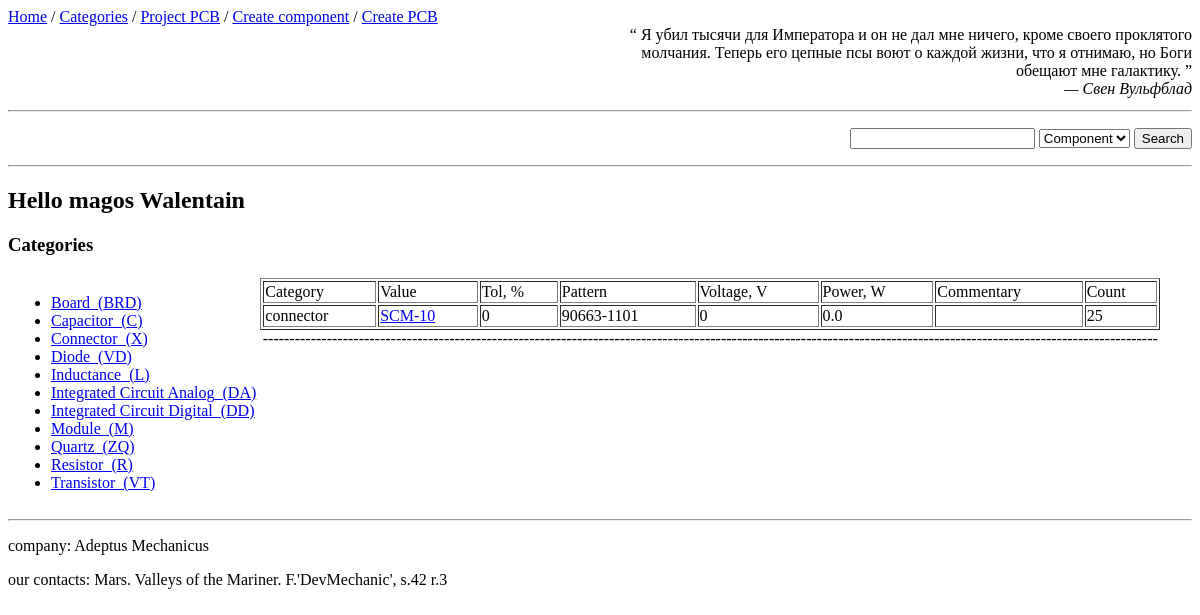
/categories/connector, run on the app's committed database.
### app_comp/models.py (models this page shows, shortened)
class Category(db.Model):
    __tablename__ = 'categories'
    id = db.Column(db.Integer, primary_key=True)
    name = db.Column(db.String(128), unique=True, index=True, nullable=False)
    refdes = db.Column(db.String(15), nullable=False)
    components = db.relationship('Component', backref='category',
                                 cascade='all, delete',)

class Component(db.Model):
    __tablename__ = 'components'
    id = db.Column(db.Integer, primary_key=True)
    value = db.Column(db.String(128), index=True, nullable=False)
    tolerance = db.Column(db.Float, default=None)   # %
    voltage = db.Column(db.Integer, default=None)  # V
    power = db.Column(db.Float, default=None)   # W
    count = db.Column(db.Integer, default=0)
    comment = db.Column(db.Text)
    category_name = db.Column(db.String(128), db.ForeignKey("categories.name"))
    pattern_name = db.Column(db.String(128), db.ForeignKey("patterns.name"))
    pcboards = db.relationship("AssociatedCompPcb",
                               back_populates='component')
    def get_parameters_as_dict(self) -> dict:
        return {"category": self.category_name,
                "value": self.value,
                "tol, %": self.tolerance,
                "pattern": self.pattern_name,
                "voltage, V": self.voltage,
                "power, W": self.power,
                "commentary": self.comment,
                "count": self.count
                }

### app_comp/views.py (the view)
@app.route('/categories/<string:type_category>', methods=['get'])
def categories(type_category='menu'):
    all_cat = crud.read_table_sorted(Category, Category.name)
    category = type_category
    if category != 'menu':
        components_from_category = dbt.get_components_from_category(category, Component)
        if components_from_category:
            return render_template("categories.html",
                                   title='Categories',
                                   all_categories=all_cat,
                                   components_of_category=components_from_category)
    return render_template("categories.html",
                               title='Categories',
                               all_categories=all_cat)

### app_comp/forms.py
class SearchForm(FlaskForm):
    value = StringField("Serach value:", validators=[DataRequired()])
    type_search = SelectField("type", choices=['Component', 'PCBoard', 'Pattern'],
                              validators=[DataRequired()],
                              default='Component')
    search = SubmitField('Search')

### app_comp/tools/database_tools.py (called while the page is built)
def get_components_from_category(category, *args):
    filter_param = Component.category_name == category
    cat_components = db.session.query(*args).filter(filter_param).all()
    return cat_components

    def read_table_sorted(self, table, sorted_param):
        return self.db.session.query(table).order_by(sorted_param).all()

### app_comp/tools/quotes.py (called while the page is built)
def get_json_data(path_):
    with open(path_, 'r') as json_object:
        json_data = json.load(json_object)
    return json_data

def random_quote(path=path_to_json):
    quotes = get_json_data(path)
    return random.choice(quotes)

### app_comp/views.py (called while the page is built)
@app.before_request
def base():
    g.form_search = SearchForm()
    temp_bd['quote'] = random_quote()
    temp_bd['user'] = 'magos Walentain'
    g.bd = temp_bd

### app_comp/templates/categories.html (shortened to what this page needs)
{% extends 'base.html'%}
{% block content %}
<h3> {{title}}</h3>
<table>
    <tr>
    <td valign="top" align="left">{% include "categories_part/category_menu.html" %}</td>
    <td valign="top" align="center" width="800px">{% include "categories_part/category_content.html" %}</td>
    </tr>
</table>
{% endblock %}

### app_comp/templates/categories_part/category_menu.html (shortened to what this page needs)
<ul>
    {% for cat in all_categories %}
        <li>
            <a href="{{ url_for('categories', type_category=cat.name) }}">
                {{cat.name|title}}_({{cat.refdes}})
            </a>
         </li>
    {% endfor %}
</ul>

### app_comp/templates/macros.html (shortened to what this page needs)
{% macro show_comps_as_table(components_object) %}
{% if components_object %}
    <table align="center" border="1px" width="900">
    <tr>
        {% for key in components_object[0].get_parameters_as_dict().keys() %}
            <td>{{ key.title() }}</td>
        {% endfor %}
    </tr>
    {% for c in components_object %}
    <tr>
    {% for item in c.get_parameters_as_dict().items() %}
        {% if item[0]=='value' or item[0]=='name'%}
            <td>
            <a href="{{url_for('change_component', id_component=c.id)}}">{{item[1]}}</a>
            </td>
        {% else %}
            <td> {{item[1]}}</td>
        {% endif %}
    {% endfor %}
    </tr>
    {% endfor %}
    </table>
{% else %}
    <p>Not exists</p>
{% endif %}
{% endmacro %}

### data on the page
Category: name "Board", refdes "BRD"
Category: name "Capacitor", refdes "C"
Category: name "Connector", refdes "X"
Category: name "Diode", refdes "VD"
Category: name "Inductance", refdes "L"
Category: name "Integrated Circuit Analog", refdes "DA"
Category: name "Integrated Circuit Digital", refdes "DD"
Category: name "Module", refdes "M"
Category: name "Quartz", refdes "ZQ"
Category: name "Resistor", refdes "R"
Category: name "Transistor", refdes "VT"
Component: category_name "connector", value "SCM-10", item "0" "0" "25", pattern_name "90663-1101", power "0.0", tolerance 0 (drawn)

### other printed values
{{ g.bd.quote[0] }} "Я убил тысячи для Императора и он не дал мне ничего, кроме своего проклятого молчания. Теперь его цепные псы воют о каждой жизни, что я отнимаю, но Боги обещают мне галактику."
{{ g.bd.quote[1] }} "— Свен Вульфблад"
{{ g.bd.user }} "magos Walentain"
{{ title }} "Categories"
{{ key.title() }} "Category" "Value" "Tol, %" "Pattern" "Voltage, V" "Power, W" "Commentary" "Count"
{{ '-'*168 }} "------------------------------------------------------------------------------------------------------------------------------------------------------------------------"
{{ g.bd.company }} "Adeptus Mechanicus"
{{ g.bd.contacts }} "Mars. Valleys of the Mariner. F.'DevMechanic', s.42 r.3"
